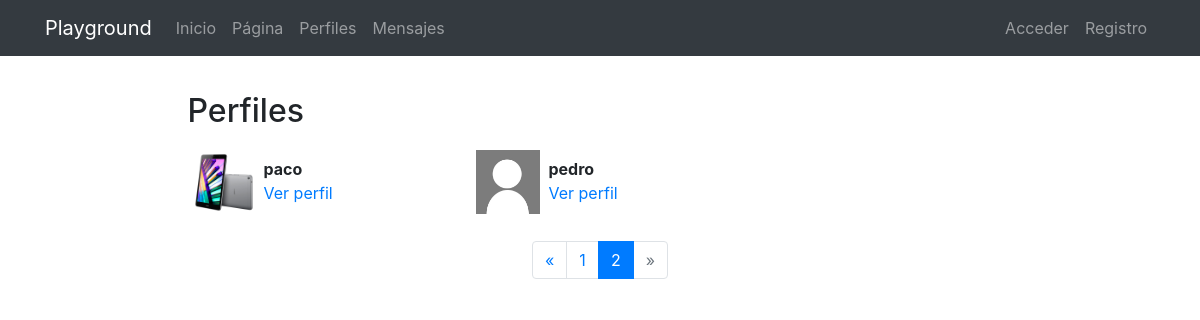
Before: /profiles/?page=2 with the older database file.
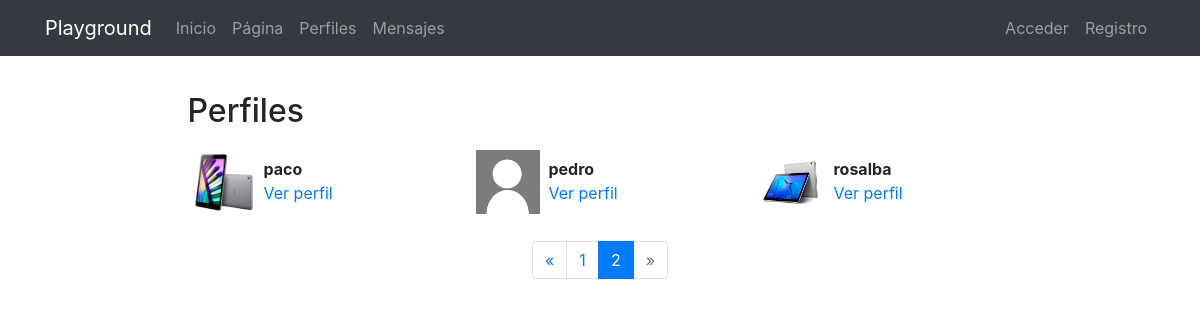
After: the same page with the newer database file.
### registration/models.py (models this page shows)
class Profile(models.Model):
    user = models.OneToOneField(User, on_delete=models.CASCADE)
    avatar = models.ImageField(upload_to=custom_upload_to, null=True, blank=True)
    bio = models.TextField(null=True, blank=True)
    link = models.URLField(max_length=200, null=True, blank= True)
    class Meta:
        ordering=['user__username']

### Profiles/views.py (the view)
# urls.py: path('', ProfileListView.as_view(), name="list"),
class ProfileListView(ListView):
    model= Profile
    template_name= 'profiles/profile_list.html'
    paginate_by = 3

### Profiles/templates/profiles/profile_list.html (shortened to what this page needs)
{% extends 'core/base.html' %}
{% load static %}
{% block content %}
<main role="main">
  <div class="container">
    <div class="row mt-3">
      <div class="col-md-9 mx-auto mb-5">
        <h2>Perfiles</h2>
        <div class="row">
          {% for profile in profile_list %}
            <div class="col-md-4 mt-2 mb-3 ">
              <div class="row p-1">
                <div class="col-md-12">
                  {% if profile.avatar %}
                    <img src="{{profile.avatar.url}}" class="img-fluid profile-avatar">
                  {% else %}
                    <img src="{% static 'registration/img/original.jpg' %}" class="img-fluid profile-avatar">
                  {% endif %}
                  <p class="profile-data">
                    <b>{{profile.user|truncatechars:"16"}}</b><br>
                    <a href="{% url 'profiles:detail' profile.user %}">Ver perfil</a>
                  </p>
                </div>
              </div>
            </div>
          {% endfor %}
        </div>
{% if is_paginated %}
<nav aria-label="Page navigation">
  <ul class="pagination justify-content-center">
    {% if page_obj.has_previous %}
      <li class="page-item ">
        <a class="page-link" href="?page={{ page_obj.previous_page_number }}">&laquo;</a>
      </li>
    {% else %}
      <li class="page-item disabled">
        <a class="page-link" href="#" tabindex="-1">&laquo;</a>
      </li>
    {% endif %}
    {% for i in paginator.page_range %}
      <li class="page-item {% if page_obj.number == i %}active{% endif %}">
        <a class="page-link" href="?page={{ i }}">{{ i }}</a>
      </li>
    {% endfor %}
    {% if page_obj.has_next %}
      <li class="page-item ">
        <a class="page-link" href="?page={{ page_obj.next_page_number }}">&raquo;</a>
      </li>
    {% else %}
      <li class="page-item disabled">
        <a class="page-link" href="#" tabindex="-1">&raquo;</a>
      </li>
    {% endif %}
  </ul>
</nav>
{% endif %}
      </div>
    </div>
  </div>
</main>
{% endblock %}

### core/templates/core/base.html (shortened to what this page needs)
<!DOCTYPE html>
<html lang="es">
  <head>
    {% load static %}
    <link href="{% static 'core/vendor/bootstrap/css/bootstrap.min.css' %}" rel="stylesheet">
    <link href="{% static 'core/vendor/font-awesome/css/font-awesome.min.css' %}" rel="stylesheet" type="text/css">
    <link href="{% static 'core/css/main.css' %}" rel="stylesheet">
  </head>
  <body>
    <body>
      <nav class="navbar navbar-expand-lg navbar-dark bg-dark">
        <div class="container">
          <a class="navbar-brand" href="{% url 'home' %}">Playground</a>
          <div class="collapse navbar-collapse" id="ned">
            <ul class="navbar-nav mr-auto">
              <li class="nav-item">
                <a class="nav-link" href="{% url 'home' %}">Inicio</a>
              </li>
              <li class="nav-item">
                <a class="nav-link" href="{% url 'pages:pages' %}">Página</a>
              </li>
              <li class="nav-item">
                <a class="nav-link" href="{% url 'profiles:list' %}">Perfiles</a>
             </li>
             <li class="nav-item">
              <a class="nav-link" href="{% url 'messenger:list' %}">Mensajes</a>
             </li>
            </ul>
            <ul class="navbar-nav">
              {% if not request.user.is_authenticated %}
                <li class="nav-item">
                  <a class="nav-link" href="{% url 'login' %}">
                    {% if request.user.is_staff %}Admin{% else %}Acceder{% endif %}
                  </a>
                </li>
                <li class="nav-item">
                  <a class="nav-link" href="{% url 'registration:signup' %}">
                   Registro
                  </a>
                </li>
              {%endif%}
            </ul>
          </div>
        </div>
      </nav>
      {% block content %}{% endblock %}
  </body>
</html>

### core/static/core/css/main.css (style rules this page uses)
main { padding-top: 20px; }
:root { --jumbotron-padding-y: 3rem; }

### Profiles/templates/profiles/profile_list.html (style rules this page uses)
.profile-avatar { float:left;width:4rem;height:4rem }
.profile-data { padding-left:4.5rem;padding-top:.4rem; }

Changed rows visible on the page:
added Profile: avatar (picture), user "rosalba"
